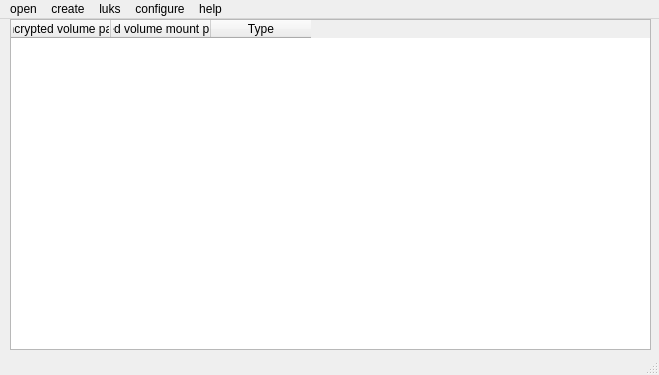
<?xml version="1.0" encoding="UTF-8"?>
<ui version="4.0">
 <class>zuluCrypt</class>
 <widget class="QMainWindow" name="zuluCrypt">
  <property name="windowModality">
   <enum>Qt::ApplicationModal</enum>
  </property>
  <property name="enabled">
   <bool>true</bool>
  </property>
  <property name="geometry">
   <rect>
    <x>0</x>
    <y>0</y>
    <width>659</width>
    <height>375</height>
   </rect>
  </property>
  <property name="windowTitle">
   <string>zuluCrypt</string>
  </property>
  <property name="windowIcon">
   <iconset>
    <normaloff>zuluCrypt.png</normaloff>zuluCrypt.png</iconset>
  </property>
  <widget class="QWidget" name="centralWidget">
   <property name="contextMenuPolicy">
    <enum>Qt::ActionsContextMenu</enum>
   </property>
   <widget class="QTableWidget" name="tableWidget">
    <property name="geometry">
     <rect>
      <x>10</x>
      <y>0</y>
      <width>641</width>
      <height>331</height>
     </rect>
    </property>
    <property name="contextMenuPolicy">
     <enum>Qt::ActionsContextMenu</enum>
    </property>
    <property name="frameShadow">
     <enum>QFrame::Raised</enum>
    </property>
    <property name="midLineWidth">
     <number>1</number>
    </property>
    <property name="editTriggers">
     <set>QAbstractItemView::NoEditTriggers</set>
    </property>
    <property name="gridStyle">
     <enum>Qt::NoPen</enum>
    </property>
    <property name="rowCount">
     <number>0</number>
    </property>
    <property name="columnCount">
     <number>3</number>
    </property>
    <column>
     <property name="text">
      <string>Encrypted volume path</string>
     </property>
    </column>
    <column>
     <property name="text">
      <string>Encrypted volume mount point path</string>
     </property>
    </column>
    <column>
     <property name="text">
      <string>Type</string>
     </property>
    </column>
   </widget>
  </widget>
  <widget class="QMenuBar" name="menuBar">
   <property name="geometry">
    <rect>
     <x>0</x>
     <y>0</y>
     <width>659</width>
     <height>20</height>
    </rect>
   </property>
   <widget class="QMenu" name="menuOpen">
    <property name="title">
     <string>open</string>
    </property>
    <addaction name="actionFileOpen"/>
    <addaction name="actionPartitionOpen"/>
   </widget>
   <widget class="QMenu" name="menuCreate">
    <property name="title">
     <string>create</string>
    </property>
    <addaction name="actionFileCreate"/>
    <addaction name="actionPartitionCreate"/>
   </widget>
   <widget class="QMenu" name="menuHelp">
    <property name="title">
     <string>help</string>
    </property>
    <addaction name="actionAbout"/>
   </widget>
   <widget class="QMenu" name="menuConfigure">
    <property name="title">
     <string>luks</string>
    </property>
    <addaction name="actionAddKey"/>
    <addaction name="actionDeleteKey"/>
   </widget>
   <widget class="QMenu" name="menuConfigure_2">
    <property name="title">
     <string>configure</string>
    </property>
   </widget>
   <addaction name="menuOpen"/>
   <addaction name="menuCreate"/>
   <addaction name="menuConfigure"/>
   <addaction name="menuConfigure_2"/>
   <addaction name="menuHelp"/>
  </widget>
  <widget class="QStatusBar" name="statusBar"/>
  <action name="actionFileOpen">
   <property name="text">
    <string>encrypted file</string>
   </property>
  </action>
  <action name="actionPartitionOpen">
   <property name="text">
    <string>encrypted partition</string>
   </property>
  </action>
  <action name="actionFileCreate">
   <property name="enabled">
    <bool>true</bool>
   </property>
   <property name="text">
    <string>encrypted file</string>
   </property>
   <property name="visible">
    <bool>true</bool>
   </property>
  </action>
  <action name="actionPartitionCreate">
   <property name="enabled">
    <bool>true</bool>
   </property>
   <property name="text">
    <string>encrypted partition</string>
   </property>
   <property name="visible">
    <bool>true</bool>
   </property>
  </action>
  <action name="actionAbout">
   <property name="text">
    <string>about</string>
   </property>
  </action>
  <action name="actionAddKey">
   <property name="text">
    <string>add key</string>
   </property>
  </action>
  <action name="actionDeleteKey">
   <property name="text">
    <string>delete key</string>
   </property>
  </action>
 </widget>
 <layoutdefault spacing="6" margin="11"/>
 <resources/>
 <connections/>
</ui>
